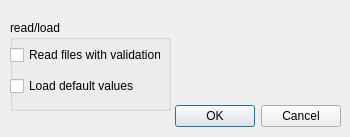
<?xml version="1.0" encoding="UTF-8"?>
<ui version="4.0">
 <class>OSCSettings</class>
 <widget class="QDialog" name="OSCSettings">
  <property name="geometry">
   <rect>
    <x>0</x>
    <y>0</y>
    <width>350</width>
    <height>137</height>
   </rect>
  </property>
  <property name="windowTitle">
   <string>Import Settings</string>
  </property>
  <widget class="QDialogButtonBox" name="buttonBox">
   <property name="geometry">
    <rect>
     <x>0</x>
     <y>100</y>
     <width>341</width>
     <height>32</height>
    </rect>
   </property>
   <property name="orientation">
    <enum>Qt::Horizontal</enum>
   </property>
   <property name="standardButtons">
    <set>QDialogButtonBox::Cancel|QDialogButtonBox::Ok</set>
   </property>
  </widget>
  <widget class="QGroupBox" name="groupBox">
   <property name="geometry">
    <rect>
     <x>10</x>
     <y>20</y>
     <width>161</width>
     <height>91</height>
    </rect>
   </property>
   <property name="title">
    <string>read/load</string>
   </property>
   <widget class="QWidget" name="verticalLayoutWidget">
    <property name="geometry">
     <rect>
      <x>0</x>
      <y>20</y>
      <width>151</width>
      <height>61</height>
     </rect>
    </property>
    <layout class="QVBoxLayout" name="verticalLayout">
     <item>
      <widget class="QCheckBox" name="readValidationCheckBox">
       <property name="text">
        <string>Read files with validation</string>
       </property>
       <property name="checked">
        <bool>false</bool>
       </property>
      </widget>
     </item>
     <item>
      <widget class="QCheckBox" name="defaultValuesCheckBox">
       <property name="text">
        <string>Load default values</string>
       </property>
       <property name="checked">
        <bool>false</bool>
       </property>
      </widget>
     </item>
    </layout>
   </widget>
  </widget>
 </widget>
 <resources/>
 <connections>
  <connection>
   <sender>buttonBox</sender>
   <signal>accepted()</signal>
   <receiver>OSCSettings</receiver>
   <slot>accept()</slot>
   <hints>
    <hint type="sourcelabel">
     <x>248</x>
     <y>254</y>
    </hint>
    <hint type="destinationlabel">
     <x>157</x>
     <y>274</y>
    </hint>
   </hints>
  </connection>
  <connection>
   <sender>buttonBox</sender>
   <signal>rejected()</signal>
   <receiver>OSCSettings</receiver>
   <slot>reject()</slot>
   <hints>
    <hint type="sourcelabel">
     <x>316</x>
     <y>260</y>
    </hint>
    <hint type="destinationlabel">
     <x>286</x>
     <y>274</y>
    </hint>
   </hints>
  </connection>
 </connections>
</ui>
